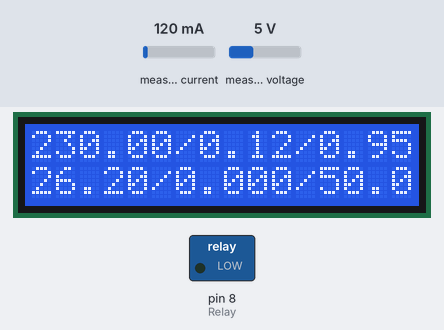
Recording of a sketch running on a simulated Arduino Uno, built with avr-gcc and run on an emulated ATmega328P. Shown: 16×2 character LCD, switched loads named in the sketch (green lamp = pin HIGH). Inputs (shaded band) come from the test bench; at power-on: measured current 120 mA, measured voltage 5 V. What the sketch prints to the serial monitor is not drawn.

Above: at 1.2 s.
1.3 s: measured current set to 40 mA
At 2.6 s:
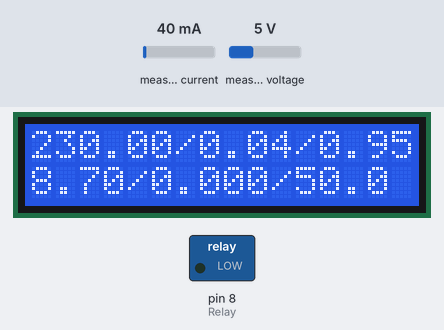
2.9 s: measured voltage set to 0.3 V
At 4.3 s:
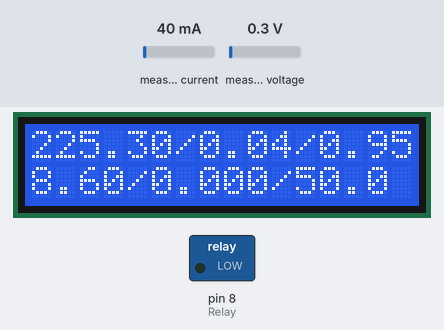
4.6 s: measured current set to 500 mA
At 5.7 s:
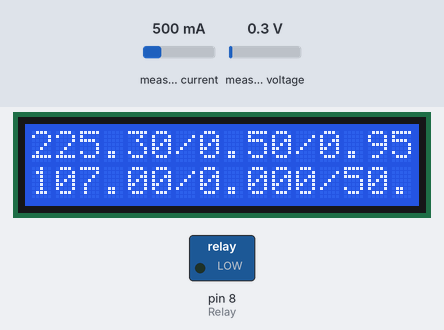
6.2 s: measured voltage set to 3.8 V
At 7.7 s:
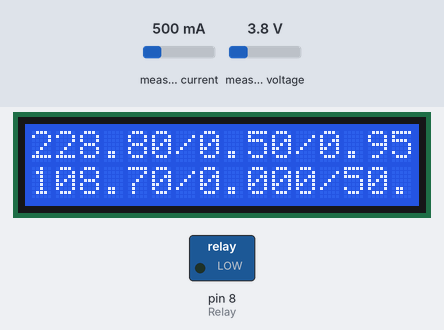
Timing chart, 0 to 9.2 s (numbered marks = the images above; inputs shaded):
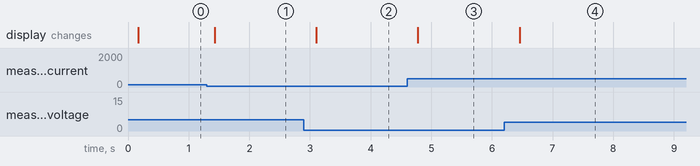

The sketch:

PZEM.ino
```cpp
#include <PZEM004Tv30.h>
#include <Wire.h>
#include <LiquidCrystal_I2C.h>
PZEM004Tv30 pzem(11, 12);
LiquidCrystal_I2C lcd(0x27, 16, 2);
int Relay = 8;
//float current = 1;

void setup() {
  Serial.begin(9600);
  lcd.begin();
  lcd.clear();
  lcd.noCursor();
  pinMode(Relay, OUTPUT);

}

void loop() {
  float voltage = pzem.voltage();
  float current = pzem.current();
  float power = pzem.power();
  float energy = pzem.energy();
  float frequency = pzem.frequency();
  float pf = pzem.pf();

  digitalWrite (Relay,LOW);
  lcd.setCursor(0, 0);
  lcd.print(voltage);
  lcd.print("/");
  lcd.print(current);
  lcd.print("/");
  lcd.print(pf);
  lcd.print("      ");

   if (current > 5){
      digitalWrite (Relay,HIGH);
      delay (2000);
  }

  Serial.print("Arus = ");
  Serial.print(current);
  Serial.print(";   ");
  Serial.print("Tegangan = ");
  Serial.print(voltage);
  lcd.setCursor(0, 1);
  lcd.print(power);
  lcd.print("/");
  lcd.print(energy,3);
  lcd.print("/");
  lcd.print(frequency,1);
  lcd.print("      ");

  delay (100);

}
```

Measured:
- after the input at 1.3 s, the display: changes after 0.13 s (image 1)
- after the input at 2.9 s, the display: changes after 0.20 s (image 2)
- after the input at 4.6 s, the display: changes after 0.18 s (image 3)
- after the input at 6.2 s, the display: changes after 0.26 s (image 4)
